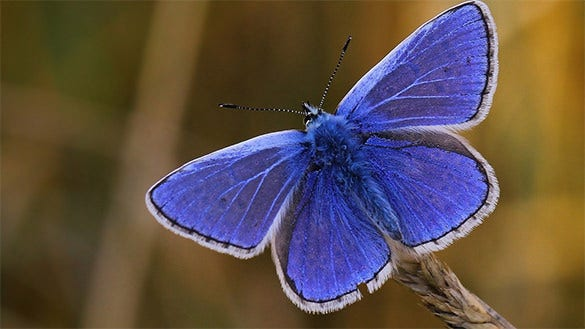
#> input picture converting image to pencil sketch/butterfly.jpg, 585 x 329 px, found by its file name
$ jupyter execute convert_image_to_pencil_sketch.ipynb
#> lines starting #> are read from the running program, lines starting #| are printed output that depends on the picture
[cell 1]
import cv2
from google.colab.patches import cv2_imshow
def display_image(img):
  """
  As colab doesn't support cv2.imshow they have made a patch for it and hence we need to use that to
  display the image
  """
  cv2_imshow(img)

[cell 2]
img=cv2.imread("/content/butterfly.jpg")
#> img is the input picture: shape (329, 585, 3); mean B, G, R 72.9, 80.1, 95
display_image(img)

[cell 3]
gray = cv2.cvtColor(img, cv2.COLOR_BGR2GRAY)
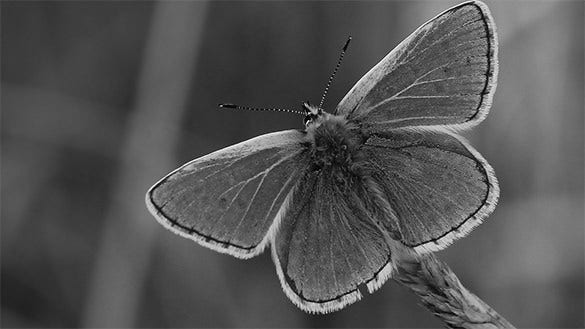
#> gray: shape (329, 585); min 1, max 254, mean 83.7
display_image(gray)

[cell 4]
inverted = 255 - gray
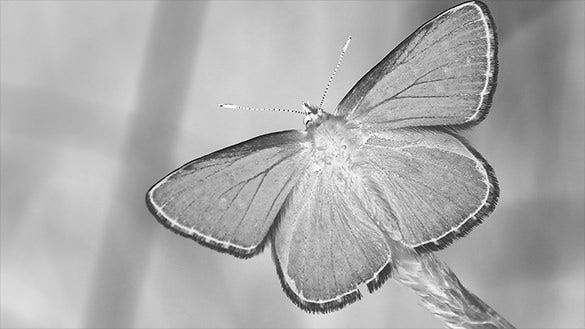
#> inverted: shape (329, 585); min 1, max 254, mean 171.3
display_image(inverted)

[cell 5]
blurred = cv2.GaussianBlur(inverted, (21, 21), 0)
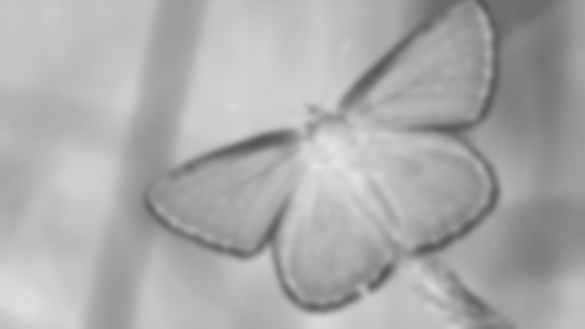
#> blurred: shape (329, 585); min 87, max 227, mean 171.3
display_image(blurred)

[cell 6]
inverted_blurred = 255 - blurred
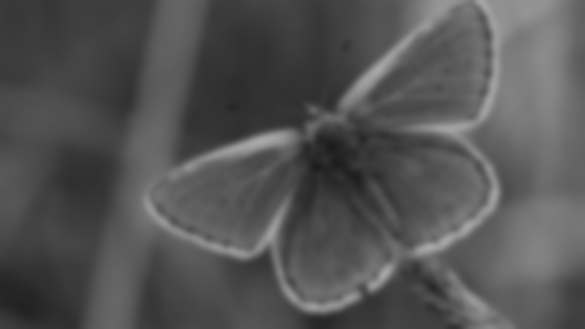
#> inverted_blurred: shape (329, 585); min 28, max 168, mean 83.7
pencil_sketch = cv2.divide(gray, inverted_blurred, scale=256)
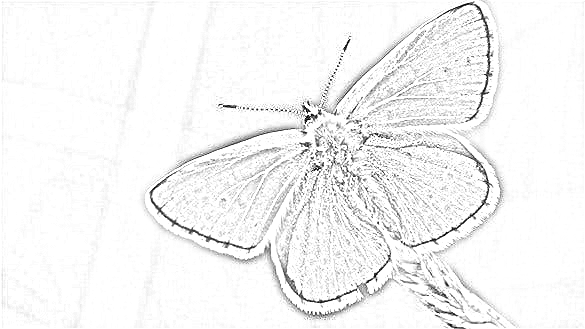
#> pencil_sketch: shape (329, 585); min 2, max 255, mean 244.5
display_image(pencil_sketch)
